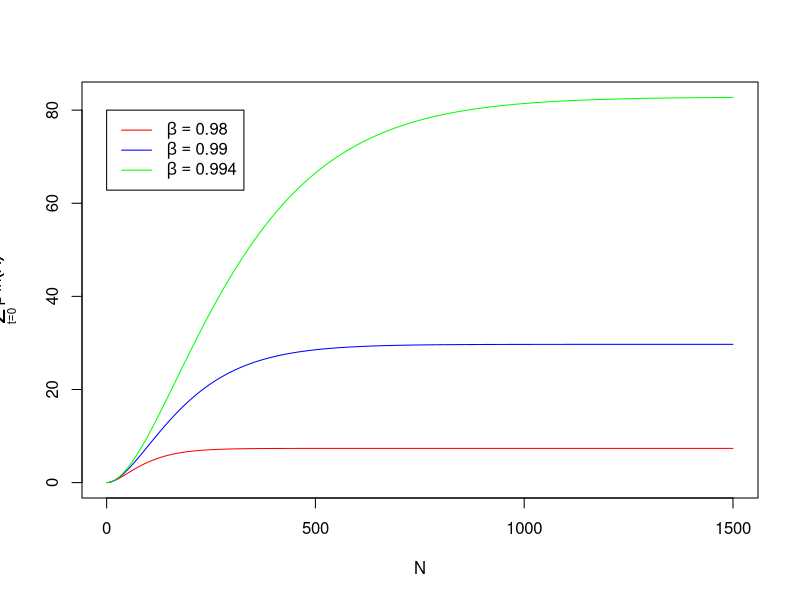

Reproduce this figure in R.
library(ggplot2)
beta = 0.999
betas = c(0.98,0.99,0.994)
mua = 0.003
T = 1500
vlnA = cumsum(rep(mua,T)) #assumes first ln(A) equal to zero

seriesvalue = vector()
for(i in 1:length(betas)){
  beta = betas[i]
  vbeta = cumprod(rep(beta,T))
  seriesvalue = rbind(seriesvalue , cumsum(vbeta*vlnA))
}

tsseries = as.ts(t(seriesvalue))

plot(tsseries, plot.type="single", col=c('red', 'blue', 'green'), ylab=expression(sum(beta^t * ln(A), t==0,N)), xlab="N")

#par(omd = c(.15, .85, .15, .85))

par(mgp = c(0, 2, 0), cex.lab=0.9)
legend(0,80, c(expression(beta==0.98),expression(beta==0.99),expression(beta==0.994)), col=c('red', 'blue', 'green'), lty=1)

